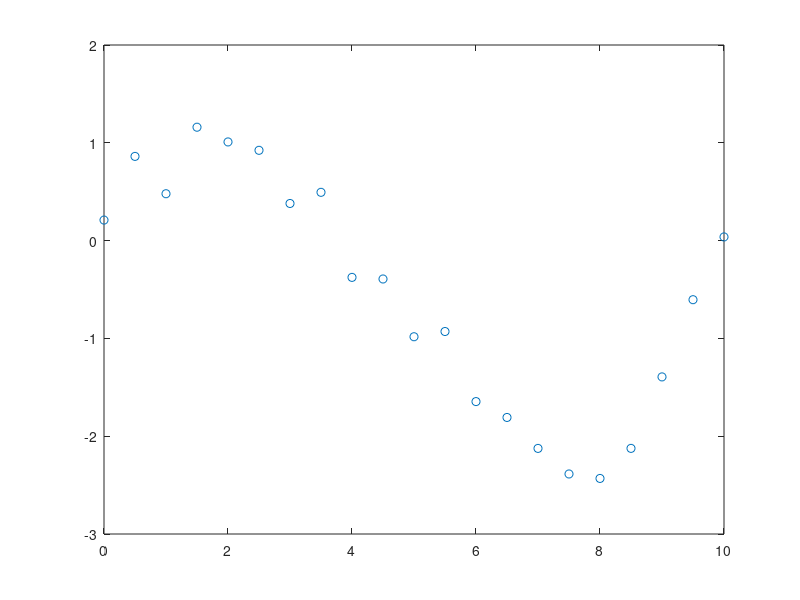
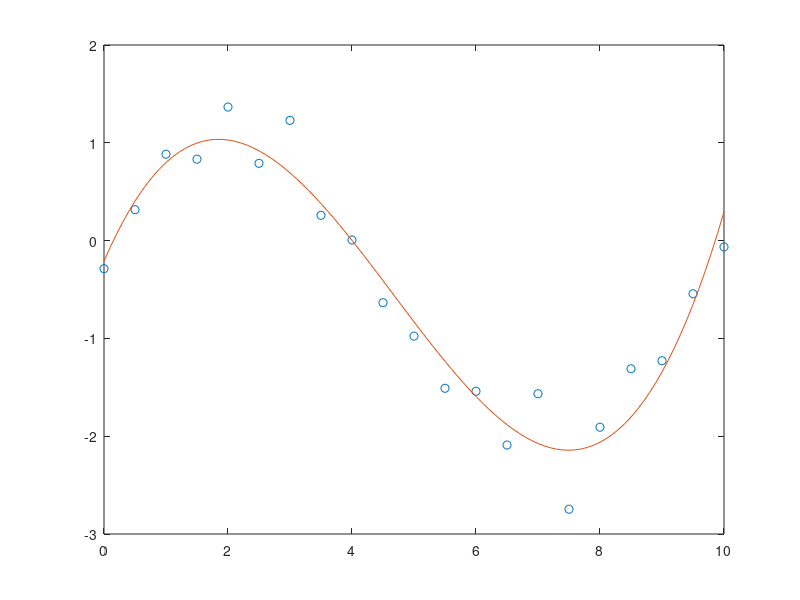
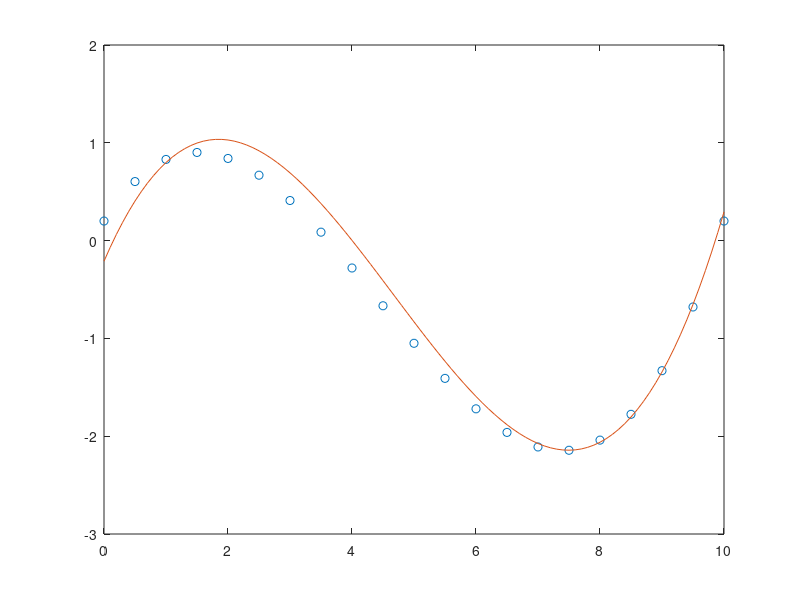

Here is the MATLAB script that generated these plots, in order:
% a simple curve fitting script
close all;
clear

% Generate sample points 
x = [0:0.5:10]';
y = 0.03 * x.^3 - 0.4 * x.^2 + x + 0.2 + normrnd(0, 0.3, size(x));
figure(1)
plot(x,y,'o')
hold on;
% 

x = [0:0.5:10]';
y = 0.03 * x.^3 - 0.4 * x.^2 + x + 0.2 + normrnd(0, 0.3, size(x));
figure(2)
plot(x,y,'o')
hold on;
m = size (x,1);
X = [ones(m,1),x,x.^2,x.^3];
w = inv(X'*X)*X'*y;  % pseudo-inverse to get w
x_new = [0:0.1:10]';
m = size (x_new,1);
X = [ones(m,1),x_new,x_new.^2,x_new.^3];
prediction = X*w;

plot(x_new,prediction)  %plot new curve
hold off;

% Calculate sample points
a = 3.25;
y_325 = w(4) * a.^3 + w(3) * a.^2 + w(2)*a + w(1)

a = 9.75;
y_975 = w(4) * a.^3 + w(3) * a.^2 + w(2)*a + w(1)


x = [0:0.5:10]';
y2 = 0.03 * x.^3 - 0.4 * x.^2 + x + 0.2 ;
figure(3);
plot(x,y2,'o')
hold on;
X = [ones(m,1),x_new,x_new.^2,x_new.^3];
prediction = X*w;
plot(x_new,prediction)
hold off

